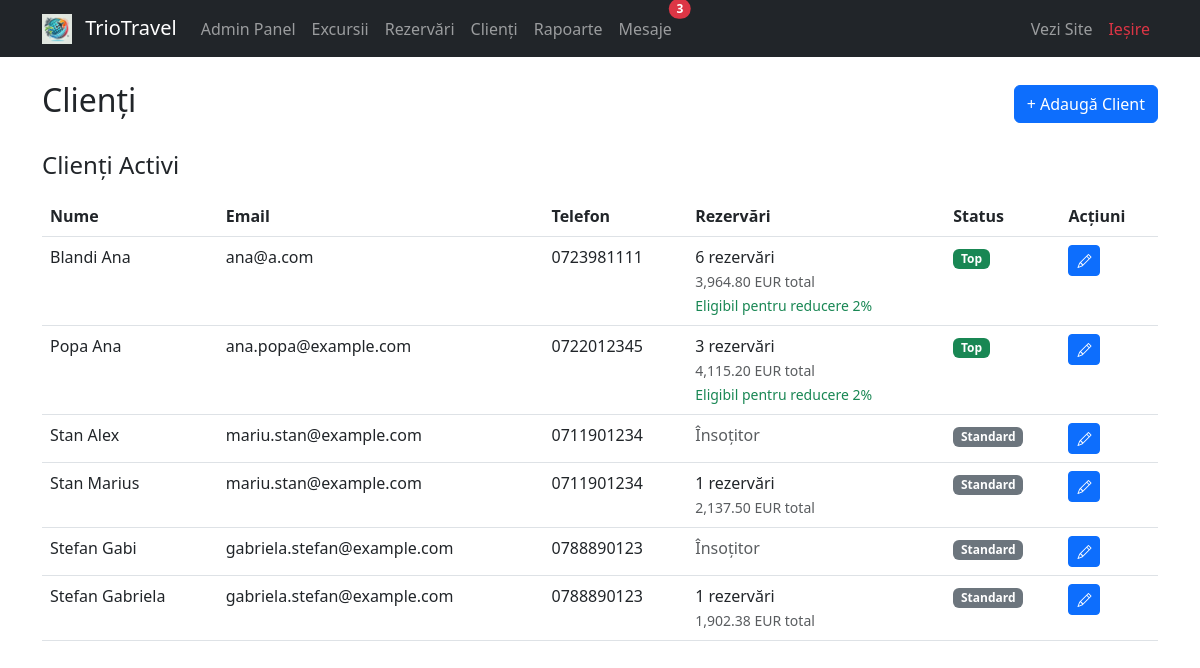
/admin/clienti.php (signed in), run on the app's committed database.
### tables this page shows
CREATE TABLE IF NOT EXISTS `clienti` (
  `id` int NOT NULL AUTO_INCREMENT,
  `prenume` varchar(50) NOT NULL,
  `nume` varchar(50) NOT NULL,
  `email` varchar(100) NOT NULL,
  `telefon` varchar(20) DEFAULT NULL,
  `numar_identitate` varchar(20) NOT NULL,
  `este_client_top` tinyint(1) DEFAULT '0',
  `creat_la` timestamp NULL DEFAULT CURRENT_TIMESTAMP,
  PRIMARY KEY (`id`),
  UNIQUE KEY `numar_identitate` (`numar_identitate`)
);

### admin/clienti.php (the view, shortened to what this page needs)
<?php
require_once '../conexiune.php';
$sql = "SELECT
    c.*,
    (SELECT COUNT(DISTINCT r.id)
     FROM rezervari r
     JOIN participanti p ON r.id = p.rezervare_id
     WHERE p.numar_identitate = c.numar_identitate
     AND p.id = (
         SELECT MIN(p2.id)
         FROM participanti p2
         WHERE p2.rezervare_id = r.id
     )
    ) as numar_rezervari,
    (SELECT COALESCE(SUM(ch.suma), 0)
     FROM chitante ch
     JOIN rezervari r2 ON ch.rezervare_id = r2.id
     JOIN participanti p ON r2.id = p.rezervare_id
     WHERE p.numar_identitate = c.numar_identitate
     AND p.id = (
         SELECT MIN(p2.id)
         FROM participanti p2
         WHERE p2.rezervare_id = r2.id
     )
     AND ch.tip_operatie = 'plata'
     AND r2.status_plata != 'anulata'
    ) as total_platit,
    NOT EXISTS (
        SELECT 1
        FROM participanti p
        WHERE p.numar_identitate = c.numar_identitate
        AND p.id = (
            SELECT MIN(p2.id)
            FROM participanti p2
            WHERE p2.rezervare_id = p.rezervare_id
        )
    ) as este_doar_participant,
    (SELECT COUNT(*) >= 3 OR
            (SELECT COALESCE(SUM(ch.suma), 0)
             FROM chitante ch
             JOIN rezervari r ON ch.rezervare_id = r.id
             JOIN participanti p ON r.id = p.rezervare_id
             WHERE p.numar_identitate = c.numar_identitate
             AND p.id = (
                 SELECT MIN(p2.id)
                 FROM participanti p2
                 WHERE p2.rezervare_id = r.id
             )
             AND ch.tip_operatie = 'plata'
             AND r.status_plata != 'anulata') >= 5000
     FROM rezervari r2
     WHERE r2.client_id = c.id
     AND r2.status_plata != 'anulata'
    ) as este_eligibil
FROM clienti c
ORDER BY c.nume, c.prenume";
$result = $conn->query($sql);
?>
<!DOCTYPE html>
<html lang="ro">
<head>
    <link href="https://cdn.jsdelivr.net/npm/bootstrap@5.3.0/dist/css/bootstrap.min.css" rel="stylesheet">
    <link href="https://cdn.jsdelivr.net/npm/bootstrap-icons@1.7.2/font/bootstrap-icons.css" rel="stylesheet">
</head>
<body>
    <?php require 'navbar.php'; ?>
    <div class="container mt-4">
        <div class="d-flex justify-content-between align-items-center mb-4">
            <h2>Clienți</h2>
            <a href="adauga_client.php" class="btn btn-primary">+ Adaugă Client</a>
        </div>
        <h4 class="mb-3">Clienți Activi</h4>
        <table class="table">
            <thead>
                <tr>
                    <th>Nume</th>
                    <th>Email</th>
                    <th>Telefon</th>
                    <th>Rezervări</th>
                    <th>Status</th>
                    <th>Acțiuni</th>
                </tr>
            </thead>
            <tbody>
                <?php while ($client = $result->fetch_assoc()): ?>
                    <tr>
                        <td><?php echo htmlspecialchars($client['nume'] . ' ' . $client['prenume']); ?></td>
                        <td><?php echo htmlspecialchars($client['email']); ?></td>
                        <td><?php echo htmlspecialchars($client['telefon']); ?></td>
                        <td>
                            <?php if ($client['numar_rezervari'] > 0): ?>
                                <?php echo $client['numar_rezervari']; ?> rezervări
                                <br>
                                <small class="text-muted"><?php echo number_format($client['total_platit'], 2); ?> EUR total</small>
                                <?php if ($client['este_eligibil']): ?>
                                    <br>
                                    <small class="text-success">Eligibil pentru reducere 2%</small>
                                <?php endif; ?>
                            <?php else: ?>
                                <span class="text-muted">Însoțitor</span>
                            <?php endif; ?>
                        </td>
                        <td>
                            <span class="badge bg-<?php echo $client['este_client_top'] ? 'success' : 'secondary'; ?>">
                                <?php echo $client['este_client_top'] ? 'Top' : 'Standard'; ?>
                            </span>
                        </td>
                        <td>
                            <a href="edit_client.php?id=<?php echo $client['id']; ?>" class="btn btn-sm btn-primary">
                                <i class="bi bi-pencil"></i>
                            </a>
                        </td>
                    </tr>
                <?php endwhile; ?>
            </tbody>
        </table>
    </div>
</body>
</html>

### data on the page
clienti: nume+prenume "Blandi Ana", email "ana@a.com", telefon "0723981111", numar_rezervari "6", total_platit "3,964.80", shows "Eligibil pentru reducere 2%", este_client_top "Top"
clienti: nume+prenume "Popa Ana", email "ana.popa@example.com", telefon "0722012345", numar_rezervari "3", total_platit "4,115.20", shows "Eligibil pentru reducere 2%", este_client_top "Top"
clienti: nume+prenume "Stan Alex", email "mariu.stan@example.com", telefon "0711901234", shows "Însoțitor", este_client_top "Standard"
clienti: nume+prenume "Stan Marius", email "mariu.stan@example.com", telefon "0711901234", numar_rezervari "1", total_platit "2,137.50", este_client_top "Standard"
clienti: nume+prenume "Stefan Gabi", email "gabriela.stefan@example.com", telefon "0788890123", shows "Însoțitor", este_client_top "Standard"
clienti: nume+prenume "Stefan Gabriela", email "gabriela.stefan@example.com", telefon "0788890123", numar_rezervari "1", total_platit "1,902.38", este_client_top "Standard"

### other printed values
$mesaje_necitite "3"
